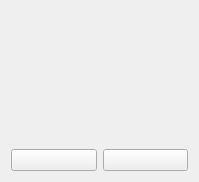
<?xml version="1.0" encoding="UTF-8"?>
<ui version="4.0">
 <class>Control</class>
 <widget class="QWidget" name="Control">
  <property name="geometry">
   <rect>
    <x>0</x>
    <y>0</y>
    <width>199</width>
    <height>182</height>
   </rect>
  </property>
  <property name="windowTitle">
   <string>Form</string>
  </property>
  <layout class="QGridLayout" name="gridLayout">
   <item row="0" column="0" colspan="2">
    <widget class="TaurusForm" name="taurusForm">
     <property name="withButtons">
      <bool>false</bool>
     </property>
    </widget>
   </item>
   <item row="1" column="0">
    <widget class="TaurusCommandButton" name="golocalButton">
     <property name="Model">
      <string/>
     </property>
    </widget>
   </item>
   <item row="1" column="1">
    <widget class="TaurusCommandButton" name="startButton"/>
   </item>
  </layout>
 </widget>
 <customwidgets>
  <customwidget>
   <class>TaurusWidget</class>
   <extends>QWidget</extends>
   <header>taurus.qt.qtgui.container</header>
   <container>1</container>
  </customwidget>
  <customwidget>
   <class>TaurusForm</class>
   <extends>TaurusWidget</extends>
   <header>taurus.qt.qtgui.panel</header>
  </customwidget>
  <customwidget>
   <class>TaurusCommandButton</class>
   <extends>QPushButton</extends>
   <header>taurus.qt.qtgui.button</header>
  </customwidget>
 </customwidgets>
 <resources/>
 <connections/>
</ui>
